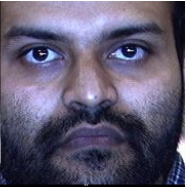
#> input picture test_images/sample_1.png, 186 x 187 px
$ python main.py --input test_images/sample_1.png
#> lines starting #> are read from the running program, lines starting #| are printed output that depends on the picture; long printed decimals are rounded
#> further down, img is the input picture: shape (187, 186, 3); mean B, G, R 111.8, 88.4, 94.2
#| Image shape: (187, 186, 3)
import cv2
import numpy as np
import matplotlib.pyplot as plt
from scipy.stats import entropy
from gf import guided_filter
from scipy import ndimage

from matplotlib.image import imsave
from scipy.linalg import lstsq
from scipy.sparse import diags, linalg
from skimage import exposure

from argparse import ArgumentParser


"""
Try following this idea from:
    * [1] http://warunika.weebly.com/uploads/2/0/5/8/20587050/report_illumination.pdf
    * [2] https://arxiv.org/pdf/1710.05073.pdf
    * [3] https://www2.cs.sfu.ca/~mark/ftp/Eccv04/intrinsicfromentropy.pdf
    * [4] https://www.cs.sfu.ca/~mark/ftp/Iccv03ColorWkshp/iccv03wkshp.pdf
    * [5] https://sci-hub.se/10.1109/TIP.2010.2042645
    * [6] https://sci-hub.se/10.1109/ISDA.2006.253756


The Illumination Invariant Images Algorithm:

INPUT: RGB image I_origin with shadow

1. Apply Gaussian Smoothing to remove noise

2. Get the chromaticity of I_original as p

3. For theta_k in 1...180
    - Project the data into 1-D space
    - Find the Entropy nuy_k

4. Project p in angle theta = argmin_k(nuy) to get the illumination invariant gray scale image I

5. Project back to 2-vector space and ADD BACK LIGHTING INFORMATION to get the illumination invariant chromaticity image
    5.1.
    5.2. Add back lighting information [1] ~ Global Intensity Regularization [2]
        - Notwithstading the illumination normalization, projected-shadow free images may suffer from global intensity diference across images caused by original lighting conditions and by the outliers.
        - In this step, the most dominant intensity of the resulting image is first approximated by a simple strategy:
            muy = (mean(Chi(x, y) ^ m)) ^ m  See Contrast Equalization [5]
        - Where m in the regularization coefficient, m = 0.1
        - From [3]:
            + For display, we would like to move from an intrinsic image, governed by the reflectivity, to one that includes illumination.
            + So we add back enough e so that the median of the brightness 1% of the pixels has the 2D chromaticity of the original image:
                Chi_theta -> Chi_theta + Chi_extra_light. Ref [4]

6. Locate the shadow mask as napla(I_origin) intercept napla(I)

7. For each color channel in the original image I_origin
    - Set napla(I_origin) = 0 for the pixels belonging to the shadow mask
    - Solve the Possion equation in Fourier domain to get back the shadow free image I_out

OUTPUT: Shadow free 3 band color image I_out
"""

# [35 lines left out: functions gaussian_smoothing, get_chromaticity, L1_chromaticity, not called in this run]

def get_rho(brg_img):
    img = cv2.cvtColor(brg_img, cv2.COLOR_BGR2RGB)

    r, g, b = cv2.split(img)
    im_mean = np.mean(img, axis=2)

    mean_r = np.ma.divide(1.*r, im_mean)
    mean_g = np.ma.divide(1.*g, im_mean)
    mean_b = np.ma.divide(1.*b, im_mean)

    log_r = np.ma.log(mean_r)
    log_g = np.ma.log(mean_g)
    log_b = np.ma.log(mean_b)
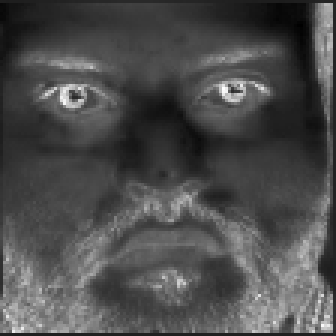
#> log_b: shape (112, 112) float64 (shown 3 times larger); min -0.13, max 0.884, mean 0.175; drawn with min black and max white


    # [11 lines of commented-out code are left out]

    rho = cv2.merge((log_r, log_g, log_b))
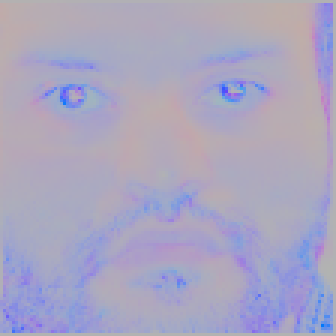
#> rho: shape (112, 112, 3) float64 (shown 3 times larger); mean R, G, B -0.0926, -0.14, 0.175; drawn with min black and max white
    return rho

def minimize_entropy(X, width, height):
    """
    Loop through all posible thetha value, calculate the entropy.
    """
    thetas = np.radians(np.linspace(1, 180, 180))

    # BUG: XXX Not sure about this, based on the experiment, I think we need to convert the angle
    cos_sin = np.stack([np.cos(thetas), np.sin(thetas)], axis=0)  # Shape (2, 180)
    entropies = []

    # X shape (h, w, 2), cos_sin shape (2, 180)
    grayscale_images = X.dot(cos_sin)   # NOTE: This is the equation (14) inside the paper
    print(f'Gray scales shape: {grayscale_images.shape}')

    prob = np.array([np.histogram(grayscale_images[..., i], bins='scott', density=True)[0]
                    for i in range(np.size(grayscale_images, axis=-1))], dtype=object)
    entropies = np.array([entropy(p, base=2) for p in prob])

    # TODO: ReCheck the last return cos_sin !!!
    return grayscale_images, entropies, np.argmin(entropies), np.argmax(entropies), cos_sin[:, np.argmin(entropies)], cos_sin[:, np.argmax(entropies)]

# [15 lines left out: function cal_shannon_entropy, not called in this run]

def create_u():
    import math

    angle = 120 / 180 * np.pi
    length = np.sqrt(2/3.)
    rot_mat = np.array([[np.cos(angle), -np.sin(angle)],
                        [np.sin(angle), np.cos(angle)]])
    first_vect = length * np.array([[0], [1]])
    second_vect =  rot_mat @ first_vect
    third_vect = rot_mat @ second_vect

    U = np.hstack((first_vect, second_vect, third_vect))

    # Sanity check. OK DONE

    U=[[1/math.sqrt(2),-1/math.sqrt(2),0],[1/math.sqrt(6),1/math.sqrt(6),-2/math.sqrt(6)]]
    U=np.array(U)  # Eigens
    return U

def reduce_chromaticity(chromaticity_img):
    """
    According to: http://warunika.weebly.com/uploads/2/0/5/8/20587050/report_illumination.pdf

    Since the chromaticity image p is not 2D, we have to find a projector P which can project

    Return:
        - Gray scale Invariant images
        - Entropy of each gray scale images
        - Min index, where the entropy is smallest

    """
    u = (np.ones(3)/np.sqrt(3)).reshape(3, -1)
    P_u = np.identity(3) - u @ u.T

    # [17 lines of commented-out code are left out]

    U = create_u()
    w, h, _ = chromaticity_img.shape
    # ch_img = chromaticity_img.reshape(-1, 3)  # (N_pixels, 3)
    ch_img = chromaticity_img   # Remain (h, w, 2)
    X = ch_img @ U.T   # (h, w, 3) dot (3, 2) = (h, w, 2)

    # X to have shape (h, w, 2)
    print(f'Chi shape: {X.shape}')

    gray_images, entropies, min_idx, max_idx, cos_sin_theta_min, cos_sin_theta_max = minimize_entropy(X, w, h)

    return gray_images, entropies, min_idx, max_idx, cos_sin_theta_min, cos_sin_theta_max, X, w, h

# [6 lines left out: function get_greyscale_back, not called in this run]

def three_d_vector_representation(gray_images, X, min_idx, cos_sin, width, height):
    """
    From:
        https://www2.cs.sfu.ca/~mark/ftp/Eccv04/intrinsicfromentropy.pdf

    3-Vector Representation:

    After we find theta, we can go back to 3D vector representation of points
    on the projection line via 2x2 projector P_theta:
    1. Form the projected 2D vector X_theta via X_theta = P_theta X
    2. Back to estimate 3D pi via
    """
    # X has shape (N, 2)
    print(X)
    print(f'Cos sin: {cos_sin}')

    # Another idea
    # NOTICE: The angle always > 90 deg

    # e_ = np.array([[-cos_sin[1]], [cos_sin[0]]])  # (-sin, cos)

    # NOTE: Use one of 2 line here
    # e_ = np.array([[cos_sin[1]], [cos_sin[0]]])   # (sin, cos) use when angle < 90
    e_ = np.array([[cos_sin[0]], [cos_sin[1]]])   # (cos, sin) use when angle > 90

    # e_ = np.array([[-cos_sin[0]], [cos_sin[1]]])   # (-cos, sin)
    # e_ = cos_sin.reshape(2, 1)

    P_et = e_ @ e_.T / (np.linalg.norm(e_))  # Shape (2, 2)
    print(f'My P_et: {P_et}')

    # P_et = np.ma.divide(np.dot(e_, e_.T), np.linalg.norm(e_))
    # print(f'P_et value: {P_et}')

    X_theta = X @ P_et  #  (w, h, 2) @ (2, 2) -> (w, h, 2)
    print(f'X_THETA SHAPE: {X_theta.shape}')
    # X_theta = X.T

    # TODO: Add back the X_extra_light to X to match the chromaticities of the brightness pixels in the original image
    print(f'X theta unique value: {np.unique(X_theta)}')
    X_extra_light = find_extra_light(X_theta)
    X_theta /= X_extra_light

    U = create_u()
    print(f'U SHAPE: {U.shape}')
    # p = U.T @ X_theta.T  # (3, 2) @ (2, N) = (3, N)
    p = X_theta @ U  # (w, h, 2) @ (2, 3) -> (w, h, 3)


    # Convert p from log to normal, code from code_2.py
    mean_estim = np.exp(p)
    estim = np.zeros_like(mean_estim, dtype=np.float64)

    estim[:,:,0] = np.divide(mean_estim[:,:,0], np.sum(mean_estim, axis=2))
    estim[:,:,1] = np.divide(mean_estim[:,:,1], np.sum(mean_estim, axis=2))
    estim[:,:,2] = np.divide(mean_estim[:,:,2], np.sum(mean_estim, axis=2))

    plt.imshow(estim)
    plt.savefig('invariant_rg_chromaticity_image.png')
    plt.title('Invariant rg Chromaticity')
    plt.show()

def find_extra_light(X, m=0.1):
    """
    Global Intensity Regularization step

    Retreive the most dominant intensity of the resulting image (Chi image) is first approximated by a simple strategy:

        muy = mean(Chi(x, y)^m))^m  with m=0.1

    Chi has shape (w, h, 2)
    Muy will have shape (2, )
    """
    muy = np.mean((np.fabs(X) ** m), axis=(0, 1)) ** 1/m
    return muy

# [13 lines left out: function enhance_invariant_rg_chromaticity, not called in this run]

def get_luminance(rgb_img):
    r, g, b = cv2.split(rgb_img)
    return 0.2126 * r + 0.7152 * g + 0.0722 * b


# Implement the 5.2. Shadow-Specific Edge Detection. DONE
# [19 lines left out: functions calibrate_gray_image, cal_image_gradients, not called in this run]

def generate_shadow_specific_edge(gray_invariance_img, gray_light_img, tao_min=0.035, tao_max=0.035):
    """
    Based on Gray Scale Invariance Image (found by mininam theta) and Gray Lighting Image (found by worst theta)
    """
    # TODO: Enhance the gray images by using guided filter to smooth them first
    # Reference: http://www.jiansun.org/papers/GuidedFilter_ECCV10.pdf

    r = 8
    eps = 0.001

    gray_invariance_img_smoothed = guided_filter(gray_invariance_img, gray_invariance_img, r, eps)
    gray_light_img_smoothed = guided_filter(gray_light_img, gray_light_img, r, eps)

    # NOTE: Get the image first derivative along the x and y axis

    calibrated_gray_invariance_img = calibrate_gray_image(gray_invariance_img_smoothed)
    calibrated_gray_light_img = calibrate_gray_image(gray_light_img_smoothed)

    invariance_grad_x, invariance_grad_y = cal_image_gradients(calibrated_gray_invariance_img)
    light_grad_x, light_grad_y = cal_image_gradients(calibrated_gray_light_img)

    # NOTE:
    phi_min = np.maximum(np.fabs(invariance_grad_x), np.fabs(invariance_grad_y))
    phi_max = np.maximum(np.fabs(light_grad_x), np.fabs(light_grad_y))

    print(f'PHI MIN UNIQUE: {np.unique(phi_min)}')
    print(f'PHI MAX UNIQUE: {np.unique(phi_max)}')

    plt.imshow(phi_min, cmap='gray')
    plt.savefig('phi_min_image.png')
    plt.show()

    plt.imshow(phi_max, cmap='gray')
    plt.savefig('phi_max_image.png')
    plt.show()

    mask_1 = phi_min < tao_min
    mask_2 = phi_max > tao_max

    f, axarr = plt.subplots(1, 2)
    axarr[0].imshow(mask_1, cmap='gray')
    axarr[1].imshow(mask_2, cmap='gray')
    plt.savefig('masked_images.png')
    plt.show()

    M = np.logical_and(mask_1, mask_2)
    print(M)

    plt.title('EDGE MAP')
    plt.imshow(M, cmap='gray')
    plt.savefig('edge_map.png')
    plt.show()

    print(f'M SHAPE: {M.shape}')
    return M

# TODO: Implement the 5.3. Full Color Face Image Reconstruction
# This part is the most harder in the overall procedure

# Implement trigger from log-RGB to RGB conversion

# [124 lines left out: functions log_transform, inverse_log_transform, generate_laplace_matrix, generate_v_i, normalize_log, compute_shadow_free_gradient and 4 more, not called in this run]

if __name__ == '__main__':
    parser = ArgumentParser()
    parser.add_argument('-i', '--input', type=str, required=True, help='Path to image')
    args = parser.parse_args()

    img = cv2.imread(args.input)
    plt.imshow(img[:, : ,::-1])
    plt.savefig('original_image.png')
    plt.show()

    print(f"Image shape: {img.shape}")
    # [10 lines of commented-out code are left out]
    img = cv2.resize(img, (112, 112), interpolation=cv2.INTER_LINEAR)


    rs = get_rho(img)
    print(f'UNIQUE VALUE OF RHO: {np.unique(rs)}')
#> (printed output is left out)
    plt.title('RHO Image')
    plt.imshow(rs)
    plt.savefig('rho_image.png')
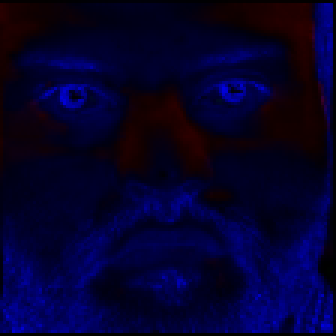
#> shown: shape (112, 112, 3) float64 (shown 3 times larger); mean R, G, B 0.0154, 2.6e-05, 0.178
    plt.show()


    # TODO: How to convert back from RHO image into RGB image ???

    # Get the Luminance
    # lum = get_luminance(rs)
    # plt.imshow(lum, cmap='gray')
    # plt.show()

    grays, entropies, min_idx, max_idx, cos_sin_theta_min, cos_sin_theta_max, X, w, h = reduce_chromaticity(rs)
#| Chi shape: (112, 112, 2)
#| Gray scales shape: (112, 112, 180)
#> in minimize_entropy, `entropies = np.array([entropy(p, base=2) for p in prob])`: entropies = 180 values, max 4.64 at index 16, min 4.34 at index 153, mean 4.55
#> in reduce_chromaticity, `gray_images, entropies, min_idx, max_idx, cos_sin_theta_min, cos_sin_t..`: min_idx = 153; max_idx = 16; cos_sin_theta_min = [-0.899, 0.438]; cos_sin_theta_max = [0.956, 0.292]
#> min_idx = 153; max_idx = 16; cos_sin_theta_min = [-0.899, 0.438]; cos_sin_theta_max = [0.956, 0.292]; w = 112; h = 112
    print(f'Minimum angle: {min_idx + 1}')
#| Minimum angle: 154

    plt.title('Entropy')
    plt.plot(entropies)
    plt.savefig('entropy_minimization.png')
#> figure, not shown here; curve peaks at x = 16, y = 4.64
    plt.show()

    # X = ch_img @ U.T  (N_pixels, 2) = (N_pixels, 3) @ (3, 2)
    U = create_u()
    print(f'U VALUE: {U}')

    recon_ch_img = X @ U   #  (w, h, 2) @ (2, 3) = (w, h, 3)
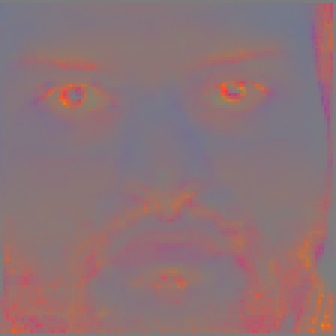
#> recon_ch_img: shape (112, 112, 3) float64 (shown 3 times larger); mean of channels 0, 1, 2 -0.0733, -0.121, 0.194; drawn with min black and max white

    plt.title('Reconstruct ch image')
    plt.imshow(recon_ch_img)
    plt.savefig('reconstruct_ch_image.png')
    plt.show()

    # [7 lines of commented-out code are left out]
    plt.title('Invariance Grayscale Image (theta min angle)')
    print(f'GRAY MIN: {grays[:, :, min_idx]}')
#> (printed output is left out)
    plt.imshow(grays[:, :, min_idx], cmap='gray')
    plt.savefig('invariance_grayscale_image.png')
    plt.show()


    plt.title('Lighting Retained Grayscale Image (theta max angle)')
    plt.imshow(grays[:, :, max_idx], cmap='gray')
    plt.savefig('lighting_retained_grayscale_image.png')
    plt.show()

    plt.title('Grayscale Image (theta = 0)')
    plt.imshow(grays[:, :, 0], cmap='gray')
    plt.show()
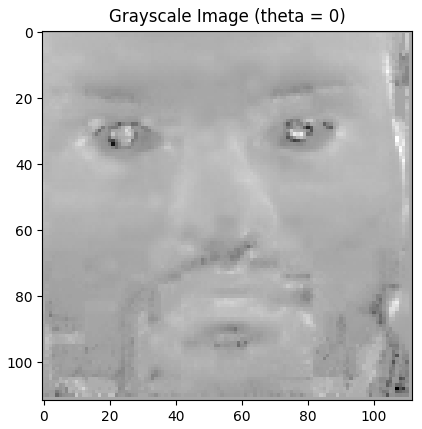
#> figure drawn by matplotlib, 1 panel

    print(f'Cosin min theta shape: {cos_sin_theta_min.shape}')
#| Cosin min theta shape: (2,)
    print(f'Cosin max theta shape" {cos_sin_theta_max.shape}')
#| Cosin max theta shape" (2,)
    # solve_vector_cross_product(grays, X, min_idx)

    U = create_u()
    print(f'U is: {U}')
    print(f'U transpose: {U.T}')
    print(f'U @ U.T = {U @ U.T}')
    print(f'U.T @ U = {U.T @ U}')

    # Get the chromaticity
    three_d_vector_representation(grays, X, min_idx, cos_sin_theta_min, w, h)
#> (printed output is left out)
#| Cos sin: [-0.8988  0.4384]
#> in three_d_vector_representation, `e_ = np.array([[cos_sin[0]], [cos_sin[1]]])`: e_ = [-0.899, 0.438]
#> in three_d_vector_representation, `P_et = e_ @ e_.T / (np.linalg.norm(e_))`: P_et = [[0.808, -0.394], [-0.394, 0.192]]
#| My P_et: [[ 0.8078 -0.394]
#|  [-0.394  0.1922]]
#| X_THETA SHAPE: (112, 112, 2)
#> (printed output is left out)
#> in find_extra_light, `muy = np.mean((np.fabs(X) ** m), axis=(0, 1)) ** 1/m`: muy = [7.93, 7.38]
#> in three_d_vector_representation, `p = X_theta @ U`:
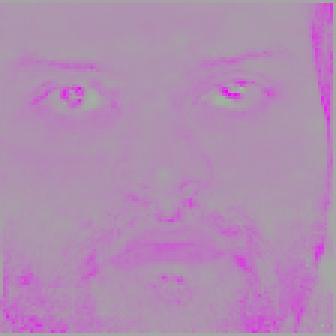
#> p: shape (112, 112, 3) float64 (shown 3 times larger); mean of channels 0, 1, 2 0.00753, -0.0141, 0.00653; drawn with min black and max white
#> in three_d_vector_representation, `estim[:,:,1] = np.divide(mean_estim[:,:,1], np.sum(mean_estim, axis=2))`:
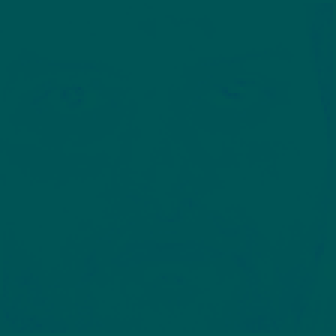
#> estim: shape (112, 112, 3) float64 (shown 3 times larger); mean of channels 0, 1, 2 0.336, 0.329, 0; drawn as B, G, R

    edge_map = generate_shadow_specific_edge(gray_invariance_img=grays[:, :, min_idx],
                                  gray_light_img=grays[:, :, max_idx], tao_min=0.035, tao_max=0.06)
#> (the run stopped early here; a loop or call above may not have finished)
